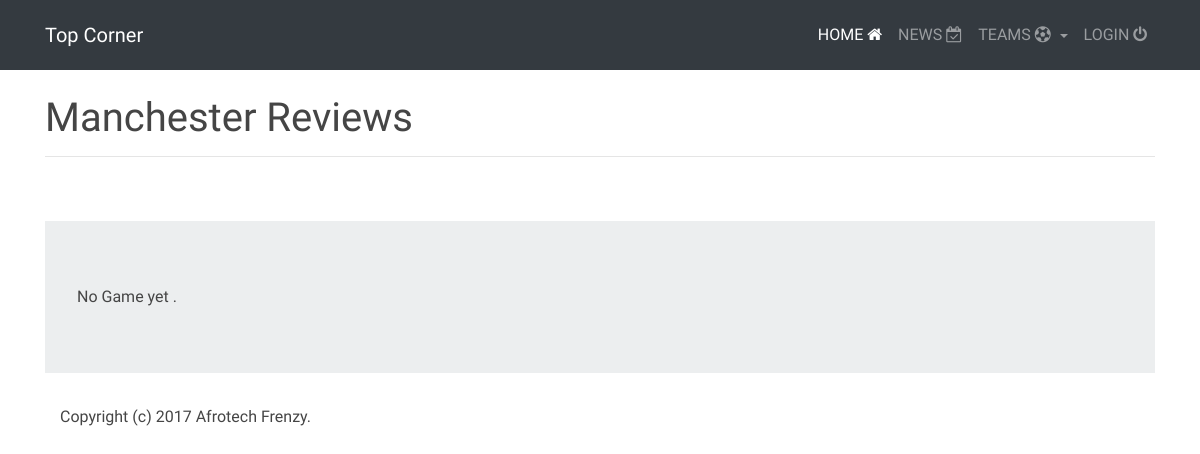
The app's page /manutd/, older data.
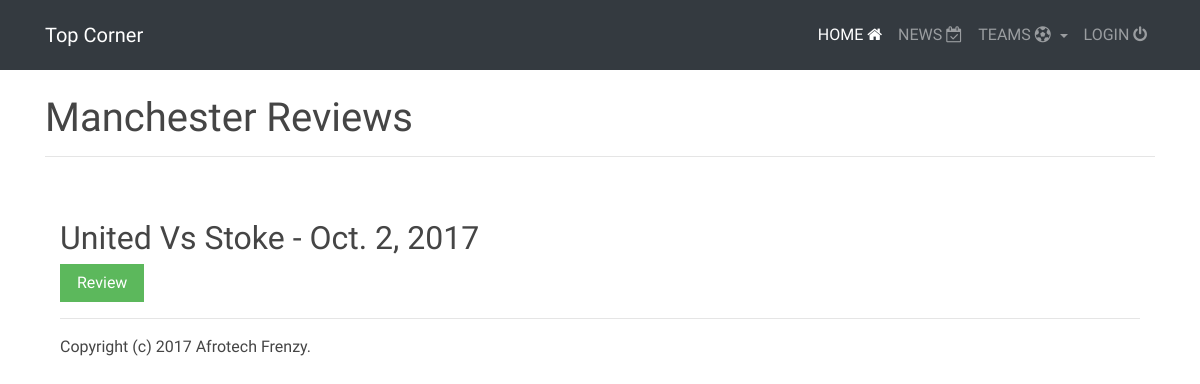
The same page, newer data.
### stadia/models.py (models this page shows, shortened)
class Opinion(models.Model):
    reviewer = models.ForeignKey(Pundit, on_delete=models.CASCADE)
    team = models.ForeignKey(Team, on_delete=models.CASCADE)
    title = models.CharField(max_length=200)
    game_date = models.DateField(max_length=8, null=True )
    game_review = models.TextField(max_length=1000, null=True)
    logo_url = models.CharField(max_length=100, null=True)

### manutd/views.py (the view)
class ManuView(ListView):
    template_name = "manutd/index.html"
    model = Opinion
    def get_queryset(self):
        return Opinion.objects.filter(team__name__icontains='manutd')

### templates/manutd/index.html (shortened to what this page needs)
{% extends 'arsenal/base.html' %}
{% load staticfiles %}
{% block content %}
<br>
<br>
<br>
<br>
<div class="container">
  <h1>Manchester Reviews</h1>
  <hr><br><br>
{% for revs in object_list %}
<div class="container">
  <h2>   {{ revs.title }} - {{ revs.game_date }}</h2><a href="{% url 'manutd:review' pk=revs.pk  %}" class="btn btn-success">Review</a>
<br><hr>
</div>
{% empty %}
<div class="container jumbotron">No Game yet .</div>
{% endfor %}
{% endblock %}

### templates/arsenal/base.html (shortened to what this page needs)
{% load staticfiles %}
<html>
<head>
  <link rel="stylesheet" href="https://maxcdn.bootstrapcdn.com/bootstrap/4.0.0-beta/css/bootstrap.min.css"
>
  <link rel="stylesheet" href="{% static "assets/css/full-slider.css" %}">
  <link rel="stylesheet" href="https://cdnjs.cloudflare.com/ajax/libs/font-awesome/4.7.0/css/font-awesome.min.css" type="text/css">
  <link rel="stylesheet" href="{% static "assets/theme/css/main.css" type="text/css" %}">
  <link rel="stylesheet" href="{% static "assets\css\full-slider.css" %}">
</head>
</head>
<body>
  <nav class="navbar navbar-expand-lg navbar-dark bg-dark fixed-top" style=" height: 70px;">
    <div class="container">
      <a class="navbar-brand" href="{% url 'stadia:index' %}">Top Corner</a>
      <div class="collapse navbar-collapse" id="navbarResponsive">
        <ul class="navbar-nav ml-auto">
          <li class="nav-item active">
            <a class="nav-link" href="{% url 'stadia:index' %}">HOME <i class="fa fa-home" aria-hidden="true"></i> <span class="sr-only">(current)</span></a>
          </li>
          <li class="nav-item">
            <a class="nav-link" href="{% url 'news:home' %}">NEWS <i class="fa fa-calendar-check-o" aria-hidden="true"></i></a>
          </li>
          <li class="nav-item dropdown">
            <a class="nav-link dropdown-toggle" href="#" id="navbarDropdownMenuLink" data-toggle="dropdown" aria-haspopup="true" aria-expanded="false">
              TEAMS <i class="fa fa-futbol-o" aria-hidden="true"></i>
            </a>
          </li>
          <li class="nav-item">
            <a class="nav-link" href="{% url 'accounts:home' %}">LOGIN <i class="fa fa-power-off" aria-hidden="true"></i> </a>
          </li>
        </ul>
      </div>
    </nav>
            {% block content %}
            {% endblock %}
<footer>
    <div class="container">
        <p class="text-xs-center warning">Copyright (c) 2017 Afrotech Frenzy.</p>
    </div>
</footer>
  </body>
</html>

Row changes from the older to the newer data that the page shows:
added Opinion: title "United Vs Stoke", game_date "Oct. 2, 2017"
Text that changed along with them:
text no longer shown: "No Game yet ."
